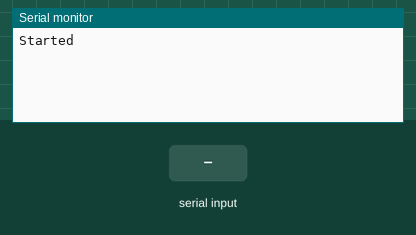
A sketch run on a simulated Arduino Uno, built with avr-gcc and run on an emulated ATmega328P. Shown: the last lines printed to the serial monitor. The test bench sets the inputs (shaded band).

Above: at 1.2 s.
1.3 s: "1" received over the second serial link
At 2.5 s:
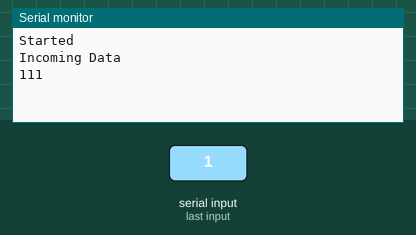
2.8 s: "0" received over the second serial link
At 3.3 s:
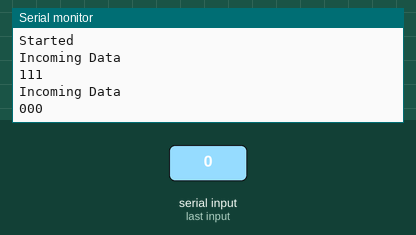
4.3 s: "2" received over the second serial link
At 5.2 s:
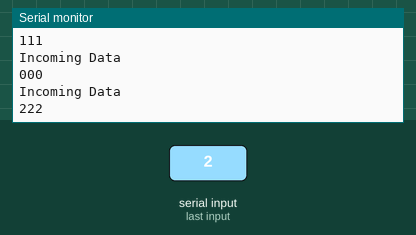

The sketch:

blututkomunikacija.ino
```cpp
#include <SoftwareSerial.h>

SoftwareSerial serial_connection(2,3);
#define BUFFER_SIZE 64
char inData[BUFFER_SIZE];
char inChar=-1;
int count=0;
int i=0;
String inputS;
void setup()
{
  Serial.begin(9600);
  serial_connection.begin(9600);
  serial_connection.println("Ready!!!");
  Serial.println("Started");
}
void loop()
{

  byte byte_count=serial_connection.available();
  if(byte_count)
  {
    Serial.println("Incoming Data");
    int first_bytes=byte_count;
    int remaining_bytes=0;
    if(first_bytes>=BUFFER_SIZE-1)
    {
      remaining_bytes=byte_count-(BUFFER_SIZE-1);
    }
    for(i=0;i<first_bytes;i++)
    {
      inChar=serial_connection.read();
      inData[i]=inChar;
    }
    inData[i]='\0';

    inputS=inData;
    int indexZ=inputS.indexOf(',');
    String x=inputS.substring(0,indexZ);
    String y=inputS.substring(indexZ+1, inputS.length());
    Serial.print(inputS);
    Serial.print(x);
    Serial.println(y);

    //debug
    serial_connection.print("X=");
    serial_connection.print(x);
    serial_connection.print(" Y=");
    serial_connection.print(y);
    serial_connection.print(" count= ");
    serial_connection.println(count);
    count++;
  }
  delay(100);
}
```

Measured:
- after the input at 1.3 s, the serial monitor: prints a new line at once (image 1)
- after the input at 2.8 s, the serial monitor: prints a new line after 0.05 s (image 2)
- after the input at 4.3 s, the serial monitor: prints a new line after 0.07 s (image 3)
